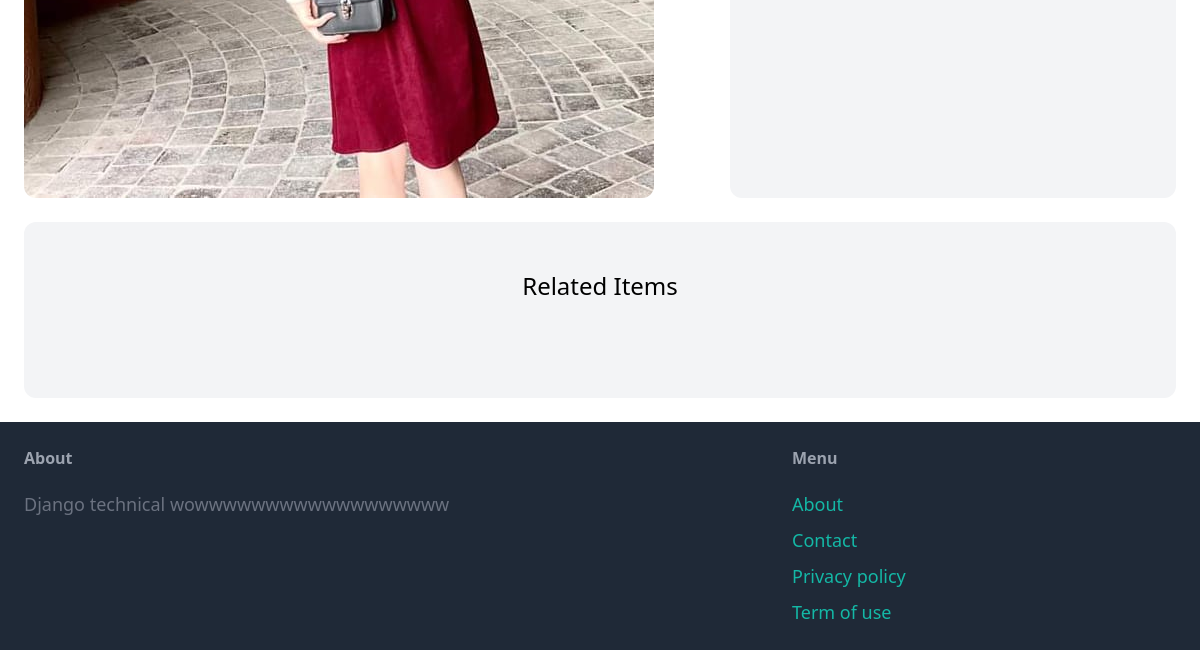
The page /items/3 (lower part) on the database as committed earlier.
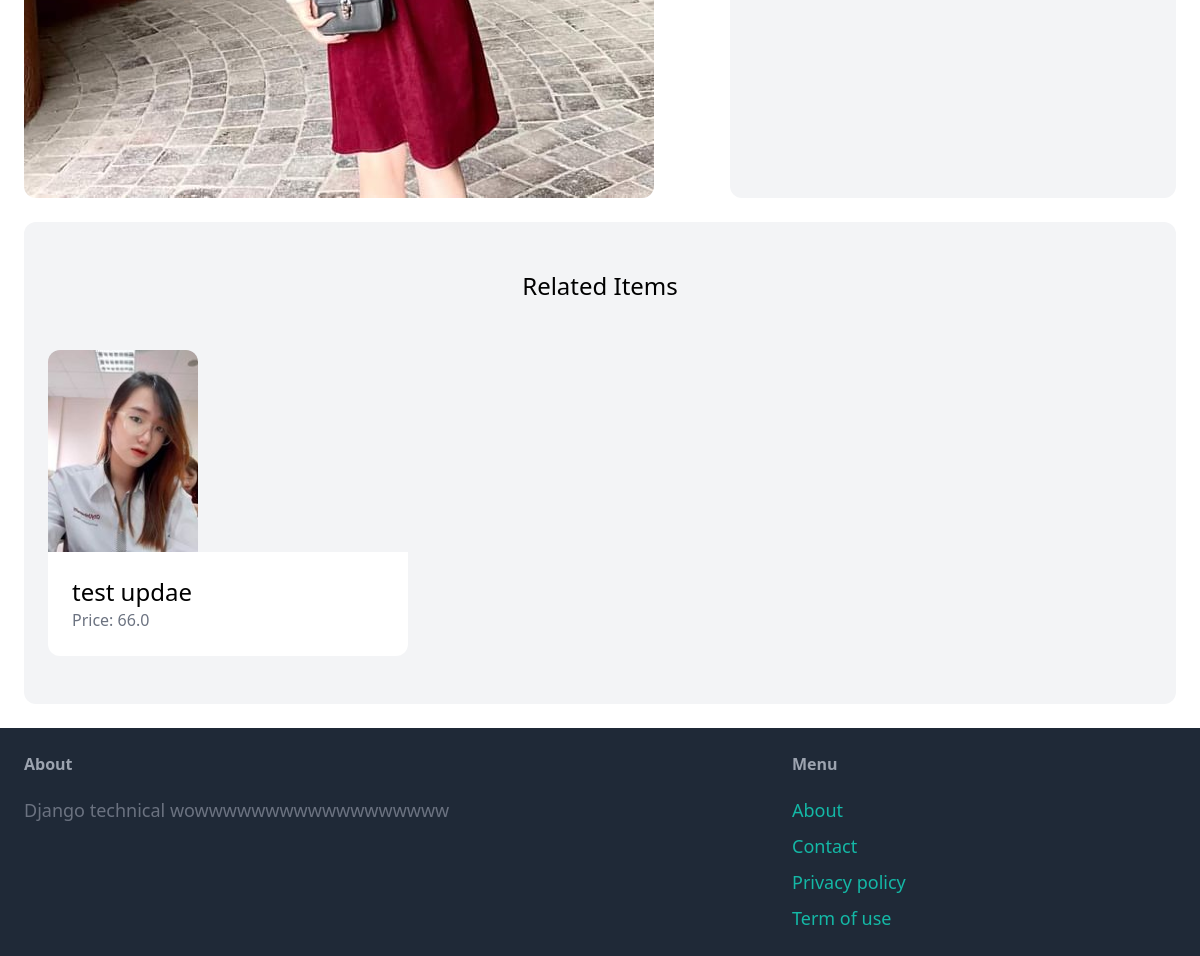
The same page on the database as committed later.
### item/models.py (models this page shows, shortened)
class Item(models.Model):
    category = models.ForeignKey(Category, related_name='items', on_delete=models.CASCADE)
    name = models.CharField(max_length=255)
    description = models.TextField(blank=True, null=True)
    price = models.FloatField()
    image = models.ImageField(upload_to='item_images', blank=True, null=True)
    is_sold = models.BooleanField(default=False)
    created_by = models.ForeignKey(User, related_name='items', on_delete=models.CASCADE)
    created_at = models.DateTimeField(auto_now_add=True)

### item/views.py (the view)
# urls.py: path('<int:pk>', views.detail, name="detail"),
def detail(request, pk):
    item = get_object_or_404(Item, pk=pk)
    related_items = Item.objects.filter(category=item.category, is_sold=False).exclude(pk=pk)[0:3]
    return render(request, 'item/detail.html', {
        'item': item,
        'related_items': related_items
    })

### item/templates/item/detail.html (shortened to what this page needs)
{% extends 'core/base.html' %}
{% block content %}
    <div class="grid grid-cols-5 gap-6">
        <div class="col-span-3">
            <img src="{{item.image.url}}" alt="img" class="rounded-xl">
        </div>
        <div class="col-span-2 p-6 bg-gray-100 rounded-xl">
        </div>
    </div>
    <div class="mt-6 px-6 py-12 bg-gray-100 rounded-xl">
        <div class="mb-12 text-2xl text-center">
            Related Items
        </div>
        <div class="grid grid-cols-3 gap-3">
            {% for item in related_items %}
                <div>
                    <a href="{% url 'item:detail' item.id %}">
                        <div>
                            <img
                                src="{{ item.image.url }}"
                                alt="img_item"
                                class="rounded-t-xl"
                                height="auto"
                                width="150px"
                            >
                        </div>
                        <div class="p-6 bg-white rounded-b-xl">
                            <h2 class="text-2xl">
                                {{item.name}}
                            </h2>
                            <p class="text-gray-500">
                                Price: {{item.price}}
                            </p>
                        </div>
                    </a>
                </div>
            {% endfor  %}
        </div>
    </div>
{% endblock %}

Rows that differ between the two databases and show on the page:
added Item: image (picture), name "test updae", price "66.0"
